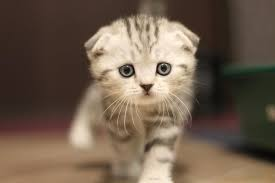
#> input picture 1- OpenCV ile Nesne Tespiti/9- Kedi Yüzü Tanıma/cat1.jpeg, 275 x 183 px; its folder holds only this picture in this run
$ python Cat_Face_Recognition.py
#> lines starting #> are read from the running program, lines starting #| are printed output that depends on the picture; after the words box and inside, x2 and y2 are one past the last pixel; in counts of white or black regions, pixels touching at a corner belong together
# -*- coding: utf-8 -*-
"""
Created on Sat Oct 14 15:00:44 2023
@author: Hasan Emre
"""

#%% import library

# Gerekli kütüphaneleri içe aktar
import cv2
import os

# Mevcut dizindeki dosyaları listele
files = os.listdir()
print(files)

# Resim dosyalarının bulunduğu yolu saklayacak bir liste oluştur
img_path_list = []

# Dosyalar arasında dön ve .jpeg uzantılı olanları bulup listeye ekle
for f in files:
    if f.endswith(".jpeg"):
        img_path_list.append(f)

# Bulunan .jpeg dosyalarının listesini görüntüle
print(img_path_list)


for j in img_path_list:
    print(j)
    # Resmi oku
    image = cv2.imread(j)
#> image is the input picture: shape (183, 275, 3); mean B, G, R 78, 94.3, 111.9

    # Resmi gri tonlamaya dönüştür
    gray = cv2.cvtColor(image, cv2.COLOR_BGR2GRAY)
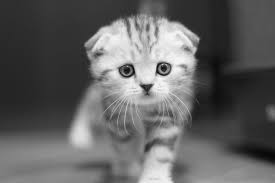
#> gray: shape (183, 275); min 5, max 252, mean 97.7

    # Kedilerin yüzlerini tespit etmek için bir sınıflandırıcı (Cascade Classifier) oluştur
    detector = cv2.CascadeClassifier("haarcascade_frontalcatface.xml")

    # Yüz tespiti yap
    rects = detector.detectMultiScale(gray, scaleFactor=1.045, minNeighbors=1)
#> rects = [[106, 36, 79, 79]]

    # Tespit edilen yüzleri çevrele ve numaralandır
    for (i, (x, y, w, h)) in enumerate(rects):
        cv2.rectangle(image, (x, y), (x+w, y+h), (255, 255, 255), 2)
        cv2.putText(image, "Kedi {}".format(i+1), (x, y-10), cv2.FONT_HERSHEY_SIMPLEX, 0.55, (0, 255, 255), 2)
#> this loop made 1 pass
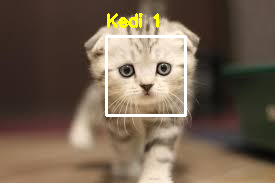
#> image: shape (183, 275, 3); 2.58% of pixels changed, all inside (x1, y1, x2, y2) = (105, 13, 187, 117)

    # Sonucu göster
    cv2.imshow(j, image)

    # "q" tuşuna basıldığında sonraki resme geç
    if cv2.waitKey(0) & 0xFF == ord("q"):
#> (key q is pressed here)
        continue

$ run again, on 1- OpenCV ile Nesne Tespiti/9- Kedi Yüzü Tanıma/cat2.jpeg
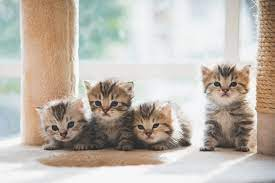
#> input picture 1- OpenCV ile Nesne Tespiti/9- Kedi Yüzü Tanıma/cat2.jpeg, 275 x 183 px
#> image is the input picture: shape (183, 275, 3); mean B, G, R 173.5, 183, 191.2
#> `gray = cv2.cvtColor(image, cv2.COLOR_BGR2GRAY)`:
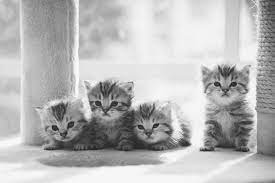
#> gray: shape (183, 275); min 17, max 255, mean 184.3
#> rects = [[203, 64, 44, 44], [129, 110, 37, 37], [85, 86, 42, 42], [34, 104, 51, 51]]
#> the loop `for (i, (x, y, w, h)) in enumerate(rects):` made 4 passes
#> after the loop `for (i, (x, y, w, h)) in enumerate(rects):`:
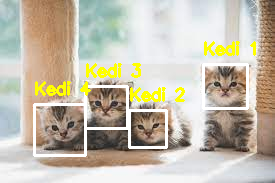
#> image: shape (183, 275, 3); 6.88% of pixels changed, all inside (x1, y1, x2, y2) = (33, 41, 256, 157)
